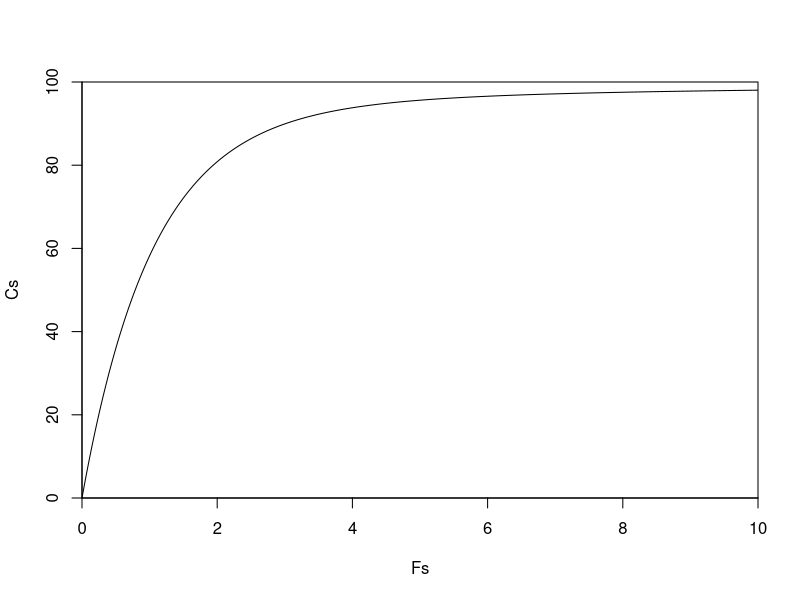
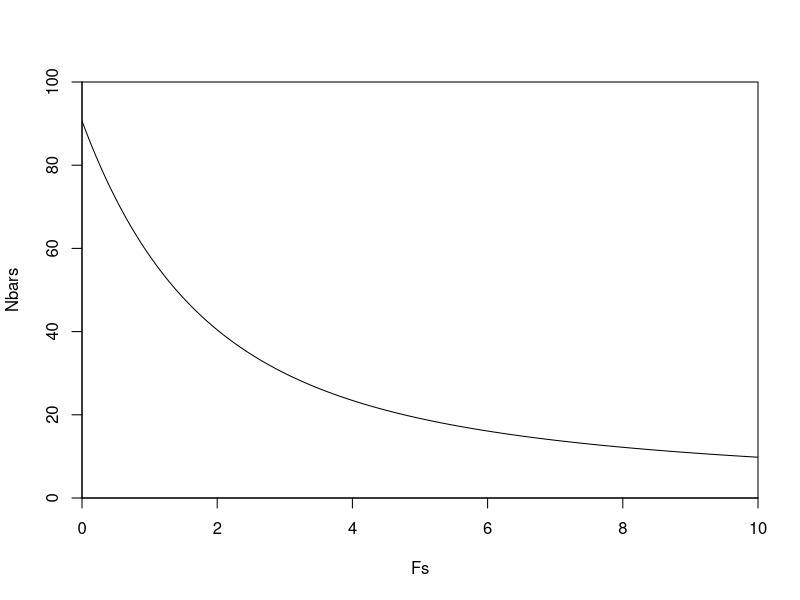
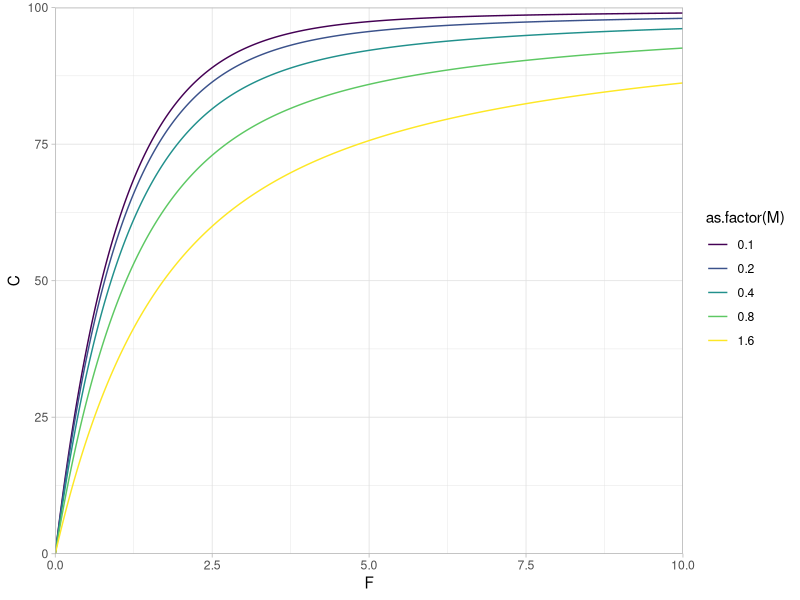

The R source for these figures, in order:
## ---- chunk 1
knitr::opts_chunk$set(
  collapse = TRUE,
  comment = "#>",
  warning = FALSE,
  message = FALSE
)
## ---- chunk 2
library(ggplot2)
## ---- chunk 3
get_Nbar <- function(N0, F, M, tau = 1) {
  # Eq. 1.25
  Z <- M + F
  Nbar <- N0 * (1 - exp(-Z * tau)) / (Z * tau)
}

get_C <- function(N0, F, M = 0.2, tau = 1) {
  # Eq. 1.26/1.27
  Nbar <- get_Nbar(N0, F, M, tau)
  C <- F * Nbar * tau
  C
}
## ---- chunk 4
get_C(100, F = 0.2)
get_C(100, F = 2)
## ---- chunk 5
Fs <- seq(0, 10, length.out = 500)
Cs <- purrr::map_dbl(Fs, ~ get_C(N0 = 100, F = .x))
plot(Fs, Cs, type = "l", ylim = c(0, 100), yaxs = "i", xaxs = "i")
## ---- chunk 6
Nbars <- purrr::map_dbl(Fs, ~ get_Nbar(N0 = 100, F = .x, M = 0.2))
plot(Fs, Nbars, type = "l", ylim = c(0, 100), yaxs = "i", xaxs = "i")
## ---- chunk 7
pars <- expand.grid(F = Fs, M = c(0.1, 0.2, 0.4, 0.8, 1.6))
pars$C <- purrr::pmap_dbl(pars, get_C, N0 = 100)
ggplot(pars, aes(F, C, colour = as.factor(M))) +
  geom_line() +
  scale_colour_viridis_d() +
  theme_light() +
  coord_cartesian(expand = FALSE, ylim = c(0, 100))
